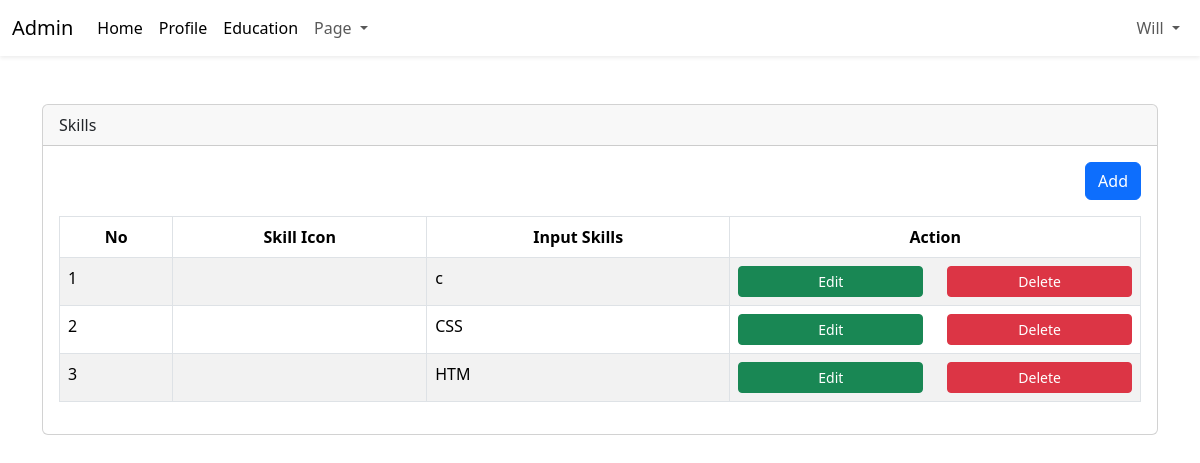
/admin/dashboard.php?page=skills (signed in), run on an earlier commit of the app's database.
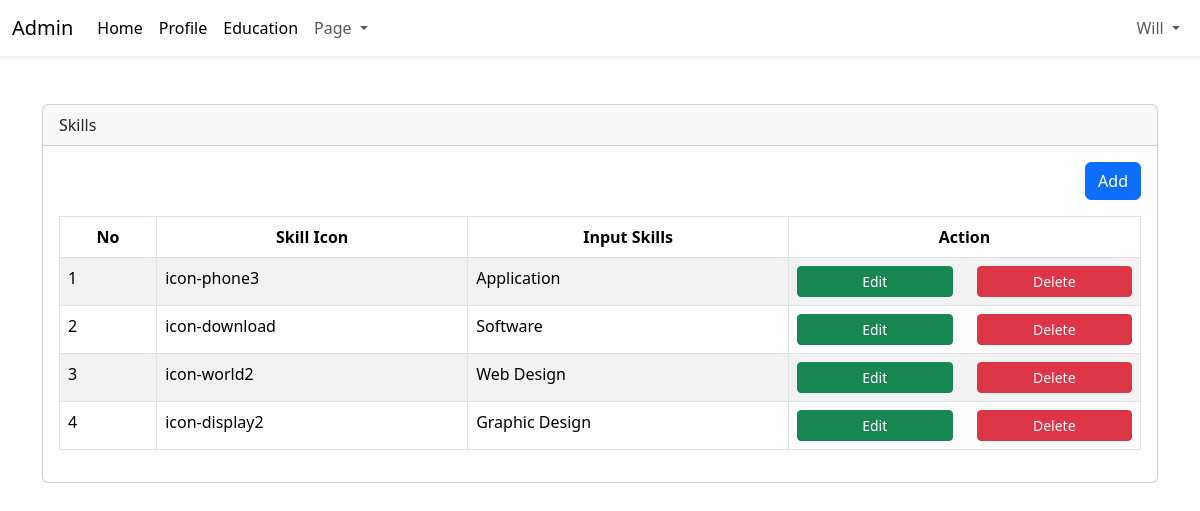
And on a later commit of the database.
### tables this page shows
CREATE TABLE `skills` (
  `skill_id` int(11) NOT NULL,
  `color_services` varchar(50) NOT NULL,
  `skill_icon` varchar(100) NOT NULL,
  `skill_name` varchar(25) NOT NULL,
  `skill_point` int(2) NOT NULL
);

### admin/content/skills.php (the view, shortened to what this page needs)
<?php
include 'config/connection_login.php';
$query = mysqli_query($config, "SELECT * FROM skills ORDER BY skill_id DESC");
$row = mysqli_fetch_all($query, MYSQLI_ASSOC);
?>
<div class="table-responsive">
    <div align="right" class="mb-3">
        <a href="?page=tambah_skill" class="btn btn-primary">Add</a>
    </div>
    <table class="table table-bordered table-striped">
        <thead>
            <tr class="text-center">
                <th>No</th>
                <th>Skill Icon</th>
                <th>Input Skills</th>
                <th>Action</th>
            </tr>
        </thead>
        <tbody>
            <?php foreach ($row as $key => $data_value): ?>
            <tr>
                <td><?= $key + 1; ?></td>
                <td><?= $data_value['skill_icon']; ?></td>
                <td><?= $data_value['skill_name']; ?></td>
                <td>
                    <div class="row d-flex justify-content-center">
                        <div class="col-6">
                            <a href="?page=tambah_skill&edit=<?php echo $data_value['skill_id']; ?>"
                                class="btn btn-success btn-sm d-flex justify-content-center">Edit</a>
                        </div>
                        <div class="col-6">
                            <a onclick="return confirm('Are you sure?')"
                                href="?page=skills&delete= <?php echo $data_value['skill_id']; ?>"
                                class="btn btn-danger btn-sm d-flex justify-content-center">Delete</a>
                        </div>
                    </div>
                </td>
            </tr>
            <?php endforeach ?>
        </tbody>
    </table>
</div>

What changed in the data, as far as the page shows it:
removed skills: skill_name "c"
removed skills: skill_name "CSS"
removed skills: skill_name "HTM"
added skills: skill_icon "icon-phone3", skill_name "Application"
added skills: skill_icon "icon-download", skill_name "Software"
added skills: skill_icon "icon-world2", skill_name "Web Design"
added skills: skill_icon "icon-display2", skill_name "Graphic Design"
